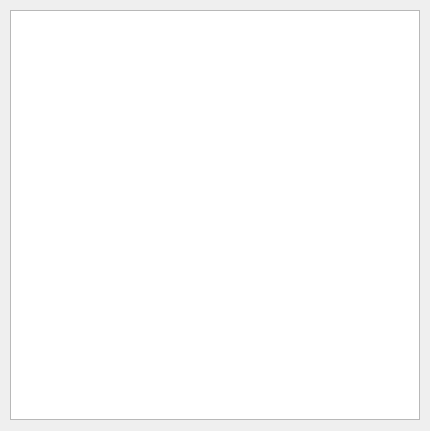
<?xml version="1.0" encoding="UTF-8"?>
<ui version="4.0">
 <class>LargeVisForm</class>
 <widget class="QWidget" name="LargeVisForm">
  <property name="geometry">
   <rect>
    <x>0</x>
    <y>0</y>
    <width>430</width>
    <height>431</height>
   </rect>
  </property>
  <property name="windowTitle">
   <string>Graph Visualization</string>
  </property>
  <widget class="QGraphicsView" name="graphicsView_graphdrawing">
   <property name="geometry">
    <rect>
     <x>10</x>
     <y>10</y>
     <width>410</width>
     <height>410</height>
    </rect>
   </property>
  </widget>
 </widget>
 <resources/>
 <connections/>
</ui>
